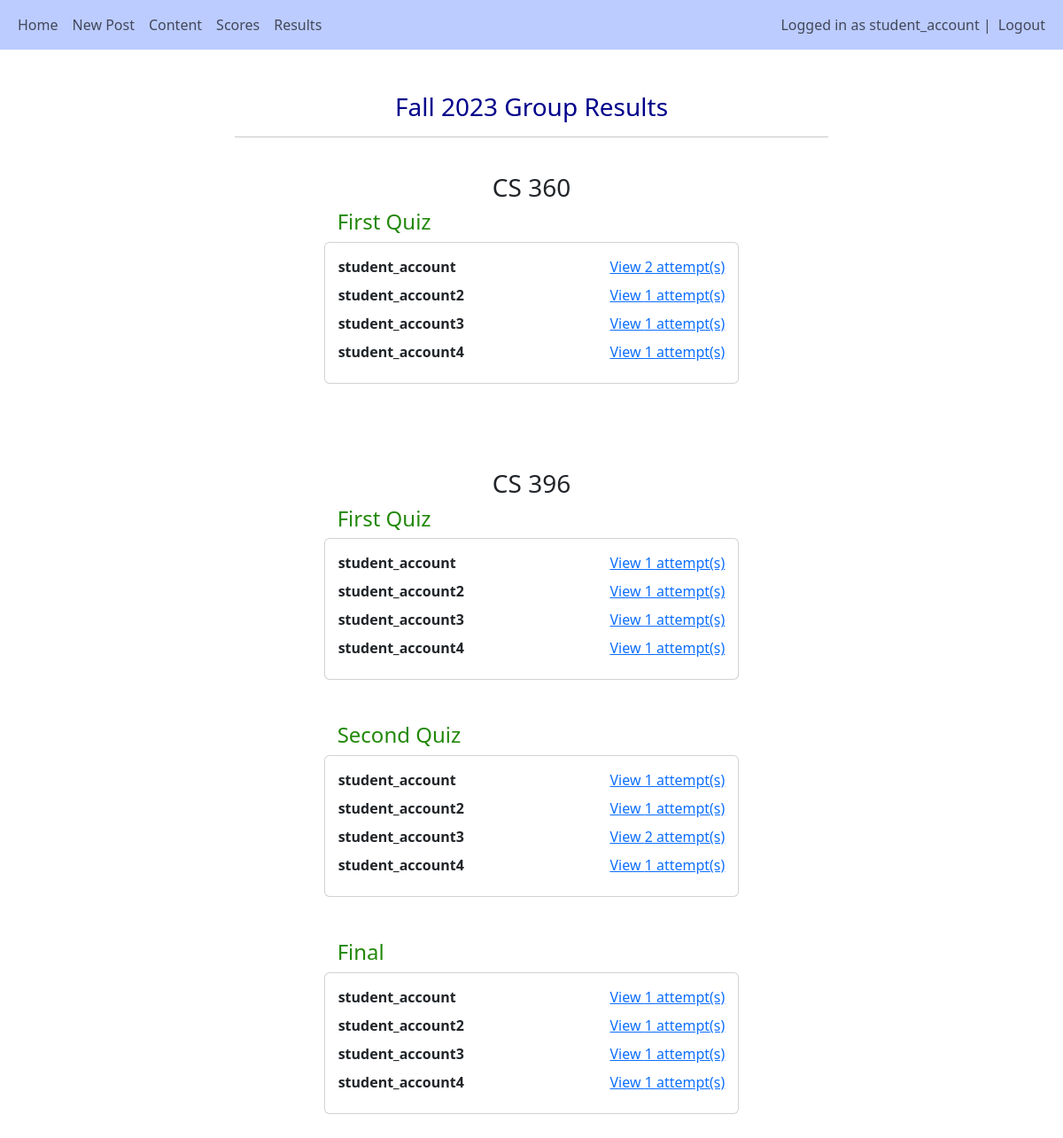
/group_results/ (signed in), run on the app's committed database.
### main/models.py (models this page shows, shortened)
class User(AbstractUser):
    is_teacher = models.BooleanField('Is teacher', default=False)
    is_student = models.BooleanField('Is student', default=False)

class Semester(models.Model):
    name = models.CharField(max_length=255, default="")
    is_current = models.BooleanField(default=True)

class Subject(models.Model):
    title = models.CharField(blank=True, max_length=255)
    teacher = models.ForeignKey(User, null=True, on_delete=models.CASCADE)
    semester = models.ForeignKey(Semester, null=True, on_delete=models.CASCADE)

class Quiz(models.Model):
    subject = models.ForeignKey(Subject, null=True, related_name="quizzes", on_delete=models.CASCADE)
    title = models.CharField(max_length=255)
    weight = models.DecimalField(null=True, max_digits=5, decimal_places=0)
    max_attempts = models.IntegerField(default=3)

### main/views.py (the view)
# urls.py: path('group_results/', views.group_results, name="group_results"),
@login_required(login_url="/login")
def group_results(request):
    cursem = Semester.objects.get(is_current=True)
    subjects = Subject.objects.filter(semester=cursem)
    quizzes = Quiz.objects.all()
    attempts = Attempt.objects.all()
    students = []
    aa = []
    for quiz in quizzes:
        for attempt in quiz.attempts.all():
                if attempt.student not in students:
                    students.append(attempt.student)
                    numOfAttemptsMade = quiz.attempts.filter(student=attempt.student).count()
                    attemptsMade = quiz.attempts.filter(student=attempt.student)
                    aa.append({
                        "quiz":quiz,
                        "student":attempt.student,
                        "numOfAttemptsMade":numOfAttemptsMade,
                        "attemptsMade":attemptsMade
                    })
        students = []
    return render(request, 'main/results/group_results.html', {"quizzes":quizzes, "attempts":attempts, "aa":aa, "cursem":cursem, "subjects":subjects})

### main/templates/main/results/group_results.html (shortened to what this page needs)
{% extends 'main/base.html'%}
{% load crispy_forms_tags %}
{% block content %}
<div style="width:60%; margin:auto">
    <br>
    <h3 style="text-align:center; color:darkblue">{{cursem.name}} Group Results</h3><hr>
    {% for subject in subjects %}
        <div><br>
            <h3 style="text-align:center">{{subject.title}}</h3>
            {% for quiz in quizzes %}
                {% if quiz.subject.semester == cursem and quiz.subject == subject%}
                <div style="width:70%; margin:auto">
                    <h4 style="color:rgb(34, 136, 9); margin-left:15px">{{quiz.title}}</h4>
                    <div class="card" style="padding:15px">
                        {% for item in aa %}
                            {% if item.quiz == quiz %}
                            <div style="width:100%; margin:auto; padding-bottom:8px">
                                <b>{{item.student}}</b>
                                <a href="{% url 'group_results_detail' quiz.id item.student.id %}" style="float:right">View {{item.numOfAttemptsMade}} attempt(s)</a><br>
                            </div>
                            {% endif %}
                        {% endfor %}
                    </div>
                </div><br><br>
                {% endif %}
            {% endfor %}
        </div><br>
    {% endfor %}
</div><br><br>
{% endblock %}

### main/templates/main/base.html (shortened to what this page needs)
<!DOCTYPE html>
<html lang="en">
<head>
    <link href="https://cdn.jsdelivr.net/npm/bootstrap@5.3.2/dist/css/bootstrap.min.css" rel="stylesheet">
    <link rel="stylesheet" href="https://cdnjs.cloudflare.com/ajax/libs/font-awesome/4.7.0/css/font-awesome.min.css">
</head>
<body>
    <nav class="navbar navbar-light navbar-expand-lg" style="background-color: #bcccff;">
        <div class="container-fluid">
            <div>
                <ul class="nav navbar-nav">
                    <li class="nav-item">
                        <a class="nav-link" href="/home">Home</a>
                    </li>
                    {% if user.is_teacher %}
                    <li class="nav-item">
                        <a class="nav-link" href="/create_post">Post Content</a>
                    </li>
                    <li class="nav-item">
                        <a class="nav-link" href="/subjects">Subjects</a>
                    </li>
                    <li class="nav-item">
                        <a class="nav-link" href="/group_results">Results</a>
                    </li>
                    <li class="nav-item">
                        <a class="nav-link" href="/group_scores">Scores</a>
                    </li>
                    {% elif user.is_student %}
                    <li class="nav-item">
                        <a class="nav-link" href="/create_post">New Post</a>
                    </li>
                    <li class="nav-item">
                        <a class="nav-link" href="/content">Content</a>
                    </li>
                    <li class="nav_item">
                        <a class="nav-link" href="/ind_scores">Scores</a>
                    </li>
                    <li class="nav-item">
                        <a class="nav-link" href="/ind_results">Results</a>
                    </li>
                    {% endif %}
                </ul>
            </div>
            <div>
                <ul class="navbar-nav">
                    {% if user.is_authenticated %}
                    <span class="navbar-text">Logged in as {{user.username}} | </span>
                    <li class="nav-item">
                        <a class="nav-link" href="/logout">Logout</a>
                    </li>
                    {% else %}
                    <li class="nav-item">
                        <a class="nav-link" href="/login">Login</a>
                    </li>
                    {% endif %}
                </ul>
            </div>
        </div>
    </nav><br>
        <div class="container">
            {% block content %}
            {% endblock %}
        </div>
</body>
</html>

### data on the page
User: username "student_account"
Semester: name "Fall 2023"
Subject: title "CS 360"
Quiz: title "First Quiz", student "student_account", numOfAttemptsMade "2", student "student_account2", numOfAttemptsMade "1", student "student_account3", student "student_account4"
Subject: title "CS 396"
Quiz: title "First Quiz", student "student_account", numOfAttemptsMade "1", student "student_account2", student "student_account3", student "student_account4"
Quiz: title "Second Quiz", student "student_account", numOfAttemptsMade "1", student "student_account2", student "student_account3", numOfAttemptsMade "2", student "student_account4"
Quiz: title "Final", student "student_account", numOfAttemptsMade "1", student "student_account2", student "student_account3", student "student_account4"
